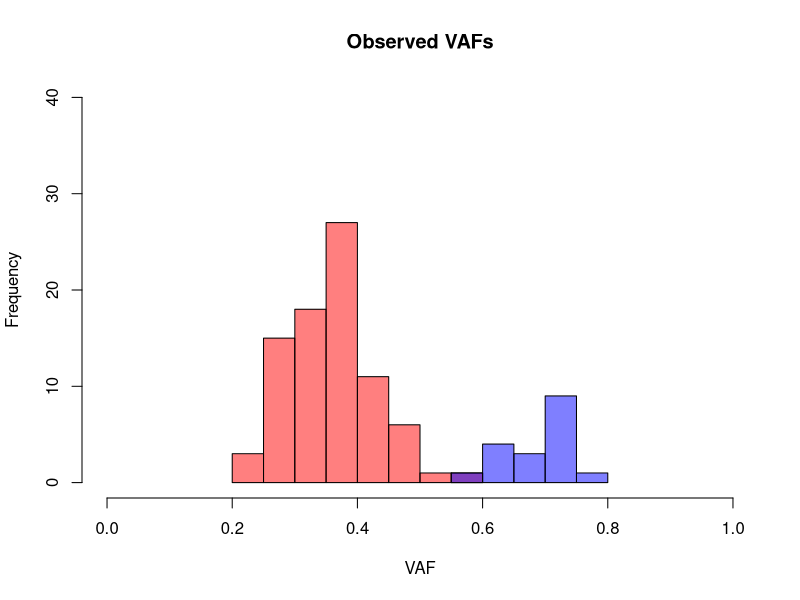
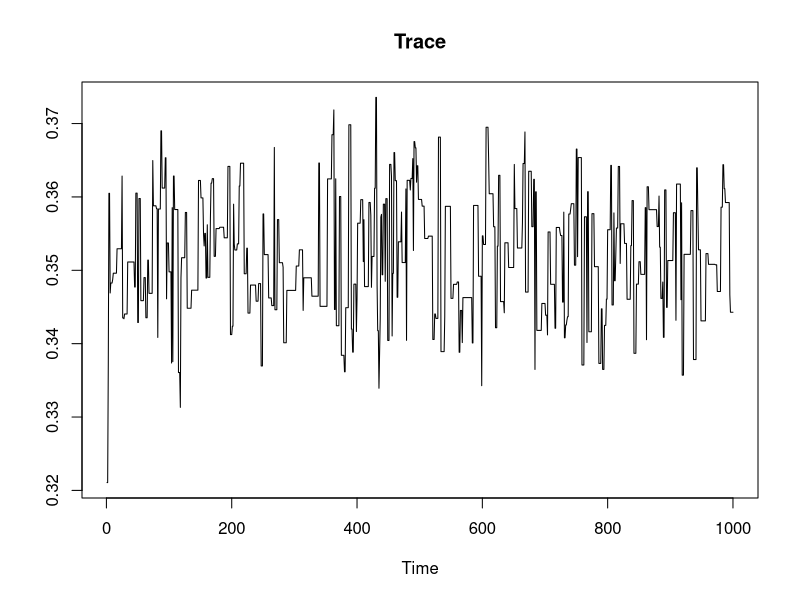
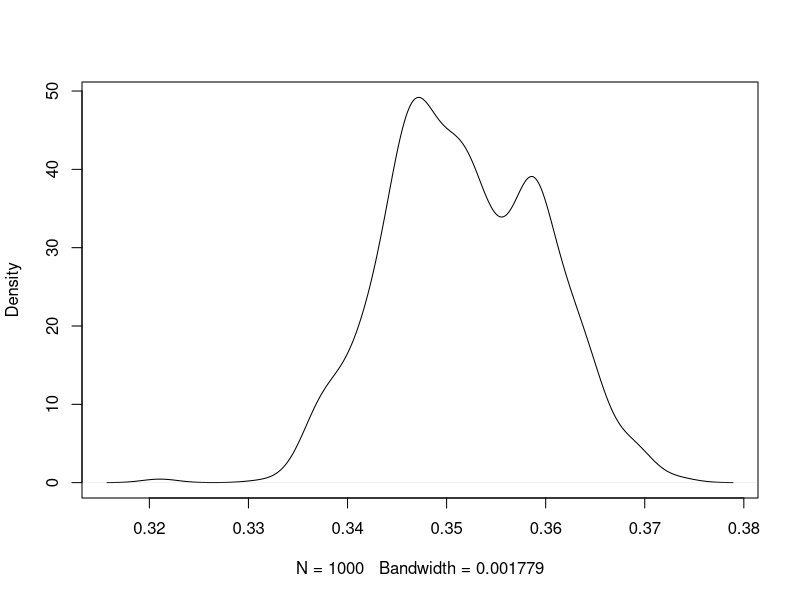
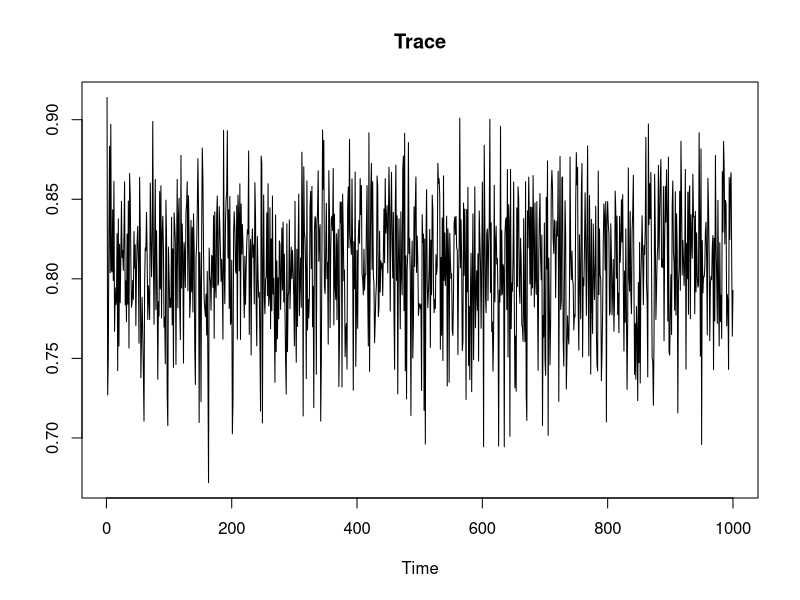
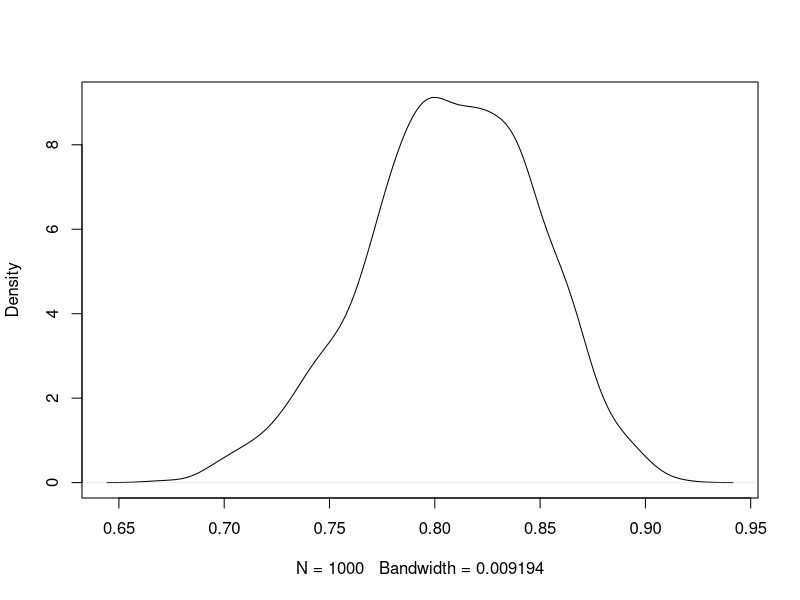

R code for these plots, in order:
## ---- chunk 1
library(knitr)
library(gridExtra)
opts_chunk$set(echo = TRUE)
opts_chunk$set(tidy.opts=list(width.cutoff=70),tidy=TRUE)
#opts_chunk$set(fig.width=5, fig.height=3.3) 
opts_chunk$set(fig.width=7, fig.height=4) 
## ---- chunk 2
set.seed(1234)
pi <- 0.8 
n <- rpois(100, 50) 
theta <- 0.35
z <- rbinom(100, 1, (1-pi)) 
sampleY <- function(n, theta) {rbinom(1, n, theta)}
het <- mapply(sampleY, n, theta)
hom <- mapply(sampleY, n, theta*2)
y <- ifelse(z==0, het, hom)
obs_vaf <- round(y/n, 2)
data <- rbind(z, n, y, obs_vaf)
## ---- chunk 3
z
## ---- chunk 4
n
## ---- chunk 5
y
## ---- chunk 6
het_vafs <- obs_vaf[which(z==0)]
hom_vafs <- obs_vaf[which(z==1)]
hist(het_vafs, col=rgb(1,0,0,0.5),xlim=c(0,1), ylim=c(0,40), main="Observed VAFs", xlab="VAF")
hist(hom_vafs, col=rgb(0,0,1,0.5), add=T)
## ---- chunk 7
# full conditional probability of theta 
Ptheta <- function(theta, y, n, z, alpha_0, beta_0) {
  het.ind <- which(z==0, arr.ind=T)
  hom.ind <- which(z==1, arr.ind=T)
  sum(dbinom(y[het.ind], n[het.ind], theta, log=TRUE)) +
    sum(dbinom(y[hom.ind], n[hom.ind], 2*theta, log=TRUE)) +
    dbeta(theta, alpha_0, beta_0, log = TRUE)
}

pistar <- function(yi, ni, theta, pi) {
  dbinom(yi, ni, theta) * pi / (dbinom(yi, ni, theta) * pi + dbinom(yi, ni, theta*2) * (1-pi))
}
## ---- chunk 8
S <- 1000 # number of iterations
alpha_0 <- 2 # prior for theta
beta_0 <- 2 # prior for theta
delta <- 0.03 # MH tuning parameter

pi_gibbs <- rep(NA, S)
pi_star <- matrix(NA, nrow = S, ncol = length(n))
z_gibbs <- matrix(NA, nrow = S, ncol = length(n))
theta_mh <- rep(NA, S)
## ---- chunk 9
# starting values
pi_gibbs[1] <- runif(1, min = 0, max = 1) # starting value from uniform prior
theta_mh[1] <- rbeta(1, shape1 = alpha_0, shape2 = beta_0) # initialize from beta prior
if(theta_mh[1] > 0.5) theta_mh[1] <- theta_mh[1]/2
for (i in 1:length(n)) {
  pi_star[1, i] <- pistar(y[i], n[i], theta_mh[1], pi_gibbs[1])
  z_gibbs[1, i] <- rbinom(n=1, size=1, prob=(1-pi_star[1, i]))
}

# run
numAccept = 0
for (j in 2:S) {
  pi_gibbs[j] <- rbeta(n=1, shape1 = sum(1-z_gibbs[j-1, ])+1, shape2 = sum(z_gibbs[j-1, ])+1)
  
  for (i in 1:length(n)) {
    pi_star[j, i] <- pistar(y[i], n[i], theta_mh[j-1], pi_gibbs[j])
    z_gibbs[j, i] <- rbinom(n=1, size=1, prob=(1-pi_star[j, i]))
  }
  
  theta.star <- runif(1, theta_mh[j-1] - delta, theta_mh[j-1] + delta)
  if(theta.star < 0) theta.star <- abs(theta.star)
  if(theta.star > 0.5) theta.star <- theta.star - 0.5
  #theta.star <- runif(1, min(0, theta_mh[j-1] - delta), max(0.5, theta_mh[j-1] + delta))
  
  P.theta.star <- Ptheta(theta.star, y, n, z_gibbs[j, ], alpha_0, beta_0)
  P.theta.prev <- Ptheta(theta_mh[j-1], y, n, z_gibbs[j-1, ], alpha_0, beta_0)
  r <- P.theta.star - P.theta.prev
  
  u <- runif(1,0,1)
  if(log(u) <= r) {
    theta_mh[j] <- theta.star
    numAccept <- numAccept + 1
  } else {
    theta_mh[j] <- theta_mh[j-1]
  }
}
acceptRate <- numAccept/(S-1)
## ---- chunk 10
plot.ts(theta_mh, ylab="", main="Trace")

plot(density(theta_mh), main=" ")
## ---- chunk 11
plot.ts(pi_gibbs, ylab="", main="Trace")

plot(density(pi_gibbs), main=" ")
## ---- chunk 12
z_df <- rbind(z = z, sum.z.gibbs = colSums(z_gibbs))
z_df
